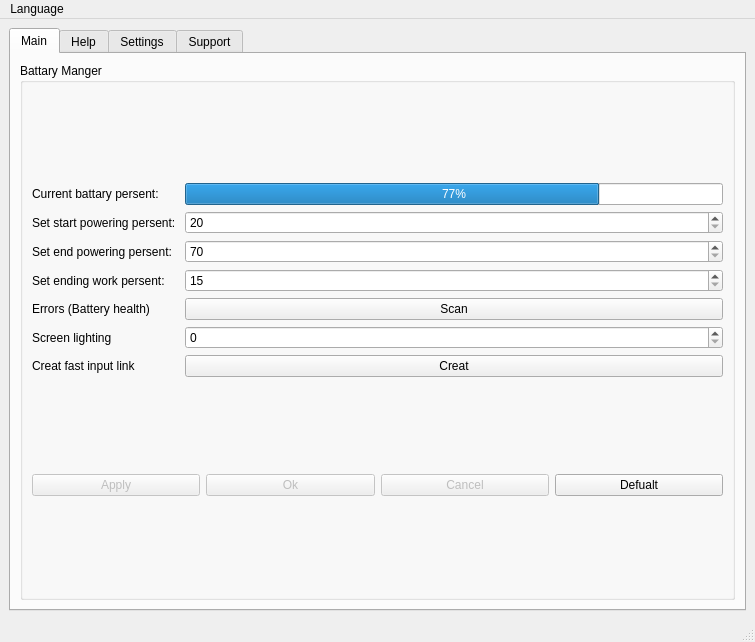
<?xml version="1.0" encoding="UTF-8"?>
<ui version="4.0">
 <class>MainWindow</class>
 <widget class="QMainWindow" name="MainWindow">
  <property name="geometry">
   <rect>
    <x>0</x>
    <y>0</y>
    <width>755</width>
    <height>642</height>
   </rect>
  </property>
  <property name="windowTitle">
   <string>Atutum Battary Manger</string>
  </property>
  <property name="autoFillBackground">
   <bool>true</bool>
  </property>
  <widget class="QWidget" name="centralwidget">
   <layout class="QFormLayout" name="formLayout_2">
    <item row="0" column="0" colspan="2">
     <widget class="QTabWidget" name="tabWidget">
      <property name="currentIndex">
       <number>0</number>
      </property>
      <widget class="QWidget" name="MainTab">
       <attribute name="title">
        <string>Main</string>
       </attribute>
       <layout class="QGridLayout" name="gridLayout">
        <item row="0" column="0">
         <widget class="QGroupBox" name="groupBox">
          <property name="title">
           <string>Battary Manger</string>
          </property>
          <layout class="QGridLayout" name="gridLayout_6">
           <item row="1" column="0">
            <layout class="QHBoxLayout" name="horizontalLayout_2">
             <item>
              <widget class="QPushButton" name="Apply">
               <property name="enabled">
                <bool>false</bool>
               </property>
               <property name="cursor">
                <cursorShape>PointingHandCursor</cursorShape>
               </property>
               <property name="styleSheet">
                <string notr="true">DDDD</string>
               </property>
               <property name="text">
                <string>Apply</string>
               </property>
               <property name="checkable">
                <bool>false</bool>
               </property>
               <property name="autoExclusive">
                <bool>true</bool>
               </property>
               <property name="autoDefault">
                <bool>false</bool>
               </property>
               <property name="default">
                <bool>false</bool>
               </property>
               <property name="flat">
                <bool>false</bool>
               </property>
              </widget>
             </item>
             <item>
              <widget class="QPushButton" name="Ok">
               <property name="enabled">
                <bool>false</bool>
               </property>
               <property name="cursor">
                <cursorShape>PointingHandCursor</cursorShape>
               </property>
               <property name="styleSheet">
                <string notr="true">DDDD</string>
               </property>
               <property name="text">
                <string>Ok</string>
               </property>
               <property name="checkable">
                <bool>false</bool>
               </property>
               <property name="autoExclusive">
                <bool>true</bool>
               </property>
               <property name="autoDefault">
                <bool>false</bool>
               </property>
               <property name="default">
                <bool>false</bool>
               </property>
               <property name="flat">
                <bool>false</bool>
               </property>
              </widget>
             </item>
             <item>
              <widget class="QPushButton" name="Cancel">
               <property name="enabled">
                <bool>false</bool>
               </property>
               <property name="cursor">
                <cursorShape>PointingHandCursor</cursorShape>
               </property>
               <property name="styleSheet">
                <string notr="true">DDDD</string>
               </property>
               <property name="text">
                <string>Cancel</string>
               </property>
               <property name="checkable">
                <bool>false</bool>
               </property>
               <property name="autoExclusive">
                <bool>true</bool>
               </property>
               <property name="autoDefault">
                <bool>false</bool>
               </property>
               <property name="default">
                <bool>false</bool>
               </property>
               <property name="flat">
                <bool>false</bool>
               </property>
              </widget>
             </item>
             <item>
              <widget class="QPushButton" name="Defualt">
               <property name="enabled">
                <bool>true</bool>
               </property>
               <property name="cursor">
                <cursorShape>PointingHandCursor</cursorShape>
               </property>
               <property name="styleSheet">
                <string notr="true">DDDD</string>
               </property>
               <property name="text">
                <string>Defualt</string>
               </property>
               <property name="checkable">
                <bool>false</bool>
               </property>
               <property name="autoExclusive">
                <bool>true</bool>
               </property>
               <property name="autoDefault">
                <bool>false</bool>
               </property>
               <property name="default">
                <bool>false</bool>
               </property>
               <property name="flat">
                <bool>false</bool>
               </property>
              </widget>
             </item>
            </layout>
           </item>
           <item row="0" column="0">
            <layout class="QGridLayout" name="gridLayout_7">
             <item row="6" column="1">
              <widget class="QPushButton" name="Creat">
               <property name="cursor">
                <cursorShape>PointingHandCursor</cursorShape>
               </property>
               <property name="text">
                <string>Creat</string>
               </property>
              </widget>
             </item>
             <item row="6" column="0">
              <widget class="QLabel" name="Fastlnk">
               <property name="text">
                <string>Creat fast input link</string>
               </property>
              </widget>
             </item>
             <item row="0" column="0">
              <widget class="QLabel" name="CurrentPercent">
               <property name="text">
                <string>Current battary persent: </string>
               </property>
              </widget>
             </item>
             <item row="3" column="0">
              <widget class="QLabel" name="EndWP">
               <property name="text">
                <string>Set ending work persent: </string>
               </property>
              </widget>
             </item>
             <item row="0" column="1">
              <widget class="QProgressBar" name="PerBar">
               <property name="value">
                <number>77</number>
               </property>
              </widget>
             </item>
             <item row="2" column="0">
              <widget class="QLabel" name="EndPP">
               <property name="text">
                <string>Set end powering persent: </string>
               </property>
              </widget>
             </item>
             <item row="3" column="1">
              <widget class="QSpinBox" name="spinEWP_2">
               <property name="minimum">
                <number>15</number>
               </property>
               <property name="maximum">
                <number>30</number>
               </property>
              </widget>
             </item>
             <item row="1" column="0">
              <widget class="QLabel" name="StartPP">
               <property name="text">
                <string>Set start powering persent: </string>
               </property>
              </widget>
             </item>
             <item row="2" column="1">
              <widget class="QSpinBox" name="spinEWP">
               <property name="minimum">
                <number>70</number>
               </property>
               <property name="maximum">
                <number>80</number>
               </property>
              </widget>
             </item>
             <item row="1" column="1">
              <widget class="QSpinBox" name="spinBox_7">
               <property name="minimum">
                <number>20</number>
               </property>
               <property name="maximum">
                <number>40</number>
               </property>
              </widget>
             </item>
             <item row="5" column="1">
              <widget class="QSpinBox" name="spinSren">
               <property name="maximum">
                <number>100</number>
               </property>
               <property name="singleStep">
                <number>10</number>
               </property>
              </widget>
             </item>
             <item row="4" column="0">
              <widget class="QLabel" name="Errors">
               <property name="text">
                <string>Errors (Battery health)</string>
               </property>
              </widget>
             </item>
             <item row="5" column="0">
              <widget class="QLabel" name="Lighting">
               <property name="text">
                <string>Screen lighting</string>
               </property>
              </widget>
             </item>
             <item row="4" column="1">
              <widget class="QPushButton" name="Scan">
               <property name="cursor">
                <cursorShape>PointingHandCursor</cursorShape>
               </property>
               <property name="text">
                <string>Scan</string>
               </property>
              </widget>
             </item>
            </layout>
           </item>
          </layout>
         </widget>
        </item>
       </layout>
      </widget>
      <widget class="QWidget" name="HelpTab">
       <attribute name="title">
        <string>Help</string>
       </attribute>
       <layout class="QFormLayout" name="formLayout">
        <item row="0" column="0" colspan="2">
         <widget class="QGroupBox" name="groupBox_2">
          <property name="title">
           <string>FAQ</string>
          </property>
          <layout class="QVBoxLayout" name="verticalLayout">
           <item>
            <widget class="QLabel" name="FAQ1">
             <property name="text">
              <string>Why i can`t scan my device</string>
             </property>
            </widget>
           </item>
           <item>
            <widget class="QLabel" name="AAQ1">
             <property name="text">
              <string>To scan you need run this application with system administrator rights</string>
             </property>
            </widget>
           </item>
          </layout>
         </widget>
        </item>
       </layout>
      </widget>
      <widget class="QWidget" name="SettingsTab">
       <attribute name="title">
        <string>Settings</string>
       </attribute>
       <layout class="QVBoxLayout" name="verticalLayout_2">
        <item>
         <layout class="QHBoxLayout" name="horizontalLayout_6">
          <item>
           <widget class="QLabel" name="Theme">
            <property name="text">
             <string>Theme</string>
            </property>
           </widget>
          </item>
          <item>
           <widget class="QComboBox" name="ThemeSelecter">
            <item>
             <property name="text">
              <string>Light</string>
             </property>
            </item>
            <item>
             <property name="text">
              <string>Black</string>
             </property>
            </item>
           </widget>
          </item>
         </layout>
        </item>
        <item>
         <widget class="QPushButton" name="Disable">
          <property name="text">
           <string>Disable program work</string>
          </property>
         </widget>
        </item>
        <item>
         <widget class="QPushButton" name="Enable">
          <property name="text">
           <string>Enable program work</string>
          </property>
         </widget>
        </item>
       </layout>
      </widget>
      <widget class="QWidget" name="SupportTab">
       <attribute name="title">
        <string>Support</string>
       </attribute>
      </widget>
     </widget>
    </item>
   </layout>
  </widget>
  <widget class="QMenuBar" name="menubar">
   <property name="geometry">
    <rect>
     <x>0</x>
     <y>0</y>
     <width>755</width>
     <height>26</height>
    </rect>
   </property>
   <widget class="QMenu" name="menuLang">
    <property name="title">
     <string>Language</string>
    </property>
    <addaction name="action"/>
    <addaction name="actionEnglish"/>
   </widget>
   <addaction name="menuLang"/>
  </widget>
  <widget class="QStatusBar" name="statusbar"/>
  <action name="action">
   <property name="text">
    <string>Русский</string>
   </property>
  </action>
  <action name="actionEnglish">
   <property name="text">
    <string>English</string>
   </property>
  </action>
 </widget>
 <resources/>
 <connections/>
</ui>
